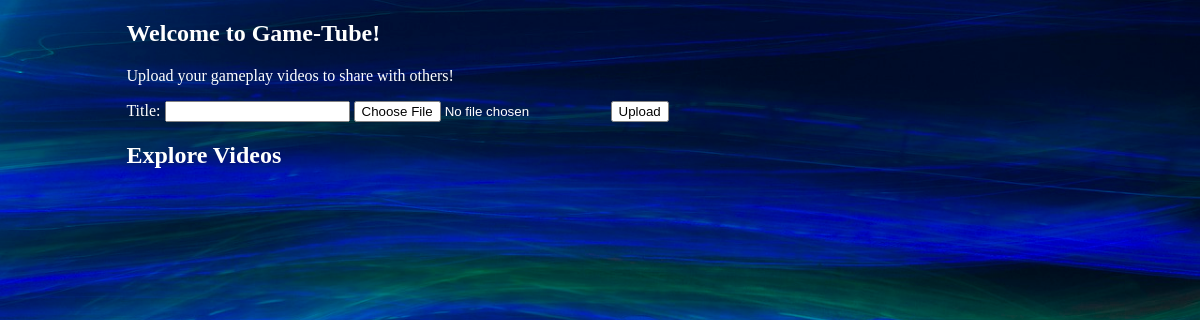
/webpage.php, run on an earlier commit of the app's database.
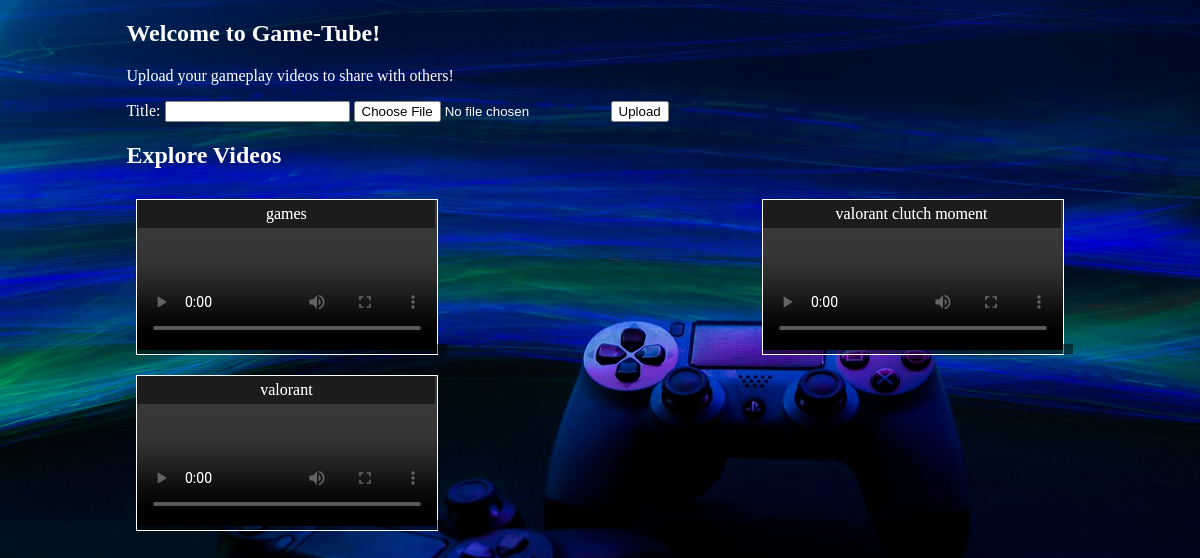
And on a later commit of the database.
### tables this page shows
CREATE TABLE `videos` (
  `id` int(11) NOT NULL,
  `user_id` int(11) NOT NULL,
  `user_name` varchar(255) NOT NULL,
  `title` varchar(255) NOT NULL,
  `files` blob NOT NULL,
  `uploaded_on` timestamp NOT NULL DEFAULT current_timestamp() ON UPDATE current_timestamp()
);

### webpage.php (the view, shortened to what this page needs)
<!DOCTYPE html>
<html lang="en">
<head>
</head>
<body>
    <section class="content-container">
        <h1>Welcome to Game-Tube!</h1>
        <p>Upload your gameplay videos to share with others!</p>
        <form method="post" action="DB.php">
        <label for="title">Title: </Title></label>
        <input type="text" class="form-control" id="title" name="title" required>
        <form action="/upload" method="post" enctype="multipart/form-data">
            <input type="file" name="video" accept="video/*">
            <button type="submit">Upload</button>
        </form>
    </section>
</body>
</html>
<?php
    $con = mysqli_connect('localhost','root', '', 'video_storage');
    $sql = "SELECT title, files FROM videos
    ORDER BY uploaded_on DESC";
    $result = mysqli_query($con, $sql);
?>
<!DOCTYPE html>
<html lang="en">
<head>
    <section class="content-container">
    <h2>Explore Videos</h2>
    <div class="video-container">
        <?php while($row = mysqli_fetch_assoc($result)): ?>
            <div class="video">
                <video src="<?php echo $row['files']; ?>" controls type="video/mp4"></video>
                <div class="video-title"><?php echo htmlspecialchars($row['title']); ?></div>
                <div class="uploader-info">
                </div>
            </div>
        <?php endwhile; ?>
    </div>
    </section>
</body>
</html>

### webpage.php (style rules this page uses)
.content-container { color: white; margin: 0 auto; width: 80%; }
.video { margin: 10px; width: 300px; border: 1px solid white; position: relative; }
.video-title { position: absolute; top: 0; left: 0; width: 96%; background-color: rgba(0,0,0,.5); color: white; padding: 5px; text-align: center; }
.uploader-info { position: absolute; bottom: 0; left: 0; width: 100%; background-color: rgba(0, 0, 0, 0.5); color: white; padding: 5px; display: flex; justify-content: center; align-items: center; }
body { background-image: url('background.jpg'); background-size: cover; background-position: top; background-repeat: no-repeat; filter: brightness(110%); }
.video-container { display: flex; flex-wrap: wrap; justify-content: space-between; }

What changed in the data, as far as the page shows it:
added videos: title "games"
added videos: title "valorant clutch moment"
added videos: title "valorant"
